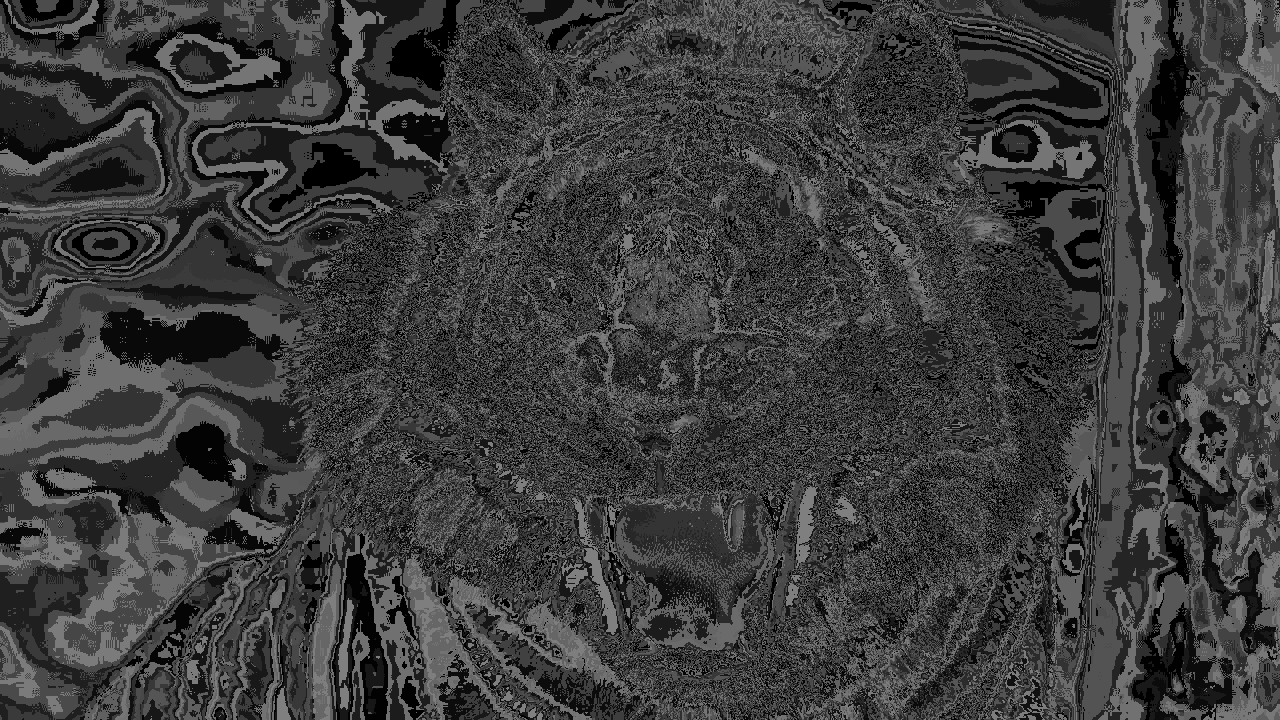
#> input picture Compressed-Tiger.png, 1280 x 720 px
$ python Img-Decompress-Tiger.py
#> lines starting #> are read from the running program, lines starting #| are printed output that depends on the picture
# -*- coding: utf-8 -*-

from skimage import io
import numpy as np

centers = np.load('Codebook-Tiger.npy')
#> (reads Codebook-Tiger.npy from the repository)

c_image = io.imread('Compressed-Tiger.png')
#> c_image is the input picture: shape (720, 1280); min 0, max 127, mean 60.4

image = np.zeros((c_image.shape[0],c_image.shape[1],3),dtype=np.uint8 )
for i in range(c_image.shape[0]):
    for j in range(c_image.shape[1]):
            image[i,j,:] = centers[c_image[i,j],:]
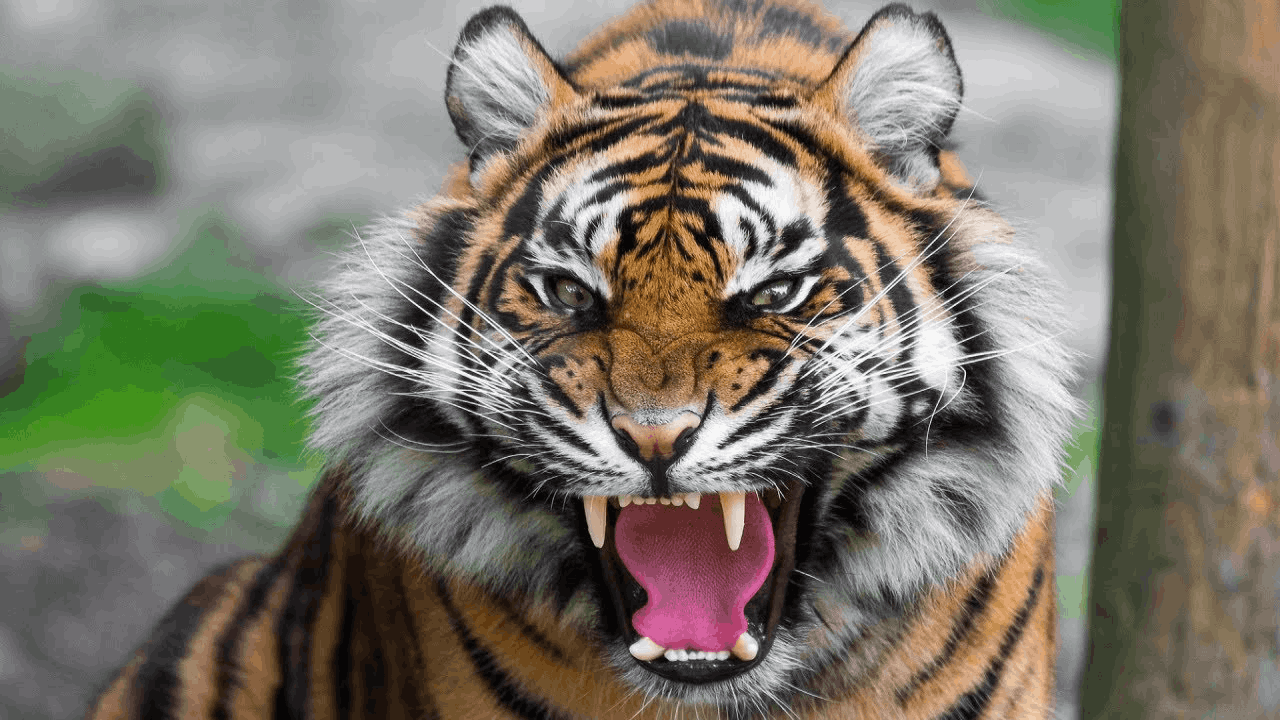
#> image: shape (720, 1280, 3); mean of channels 0, 1, 2 123, 118.4, 104.9; drawn as R, G, B

io.imsave('Reconstructed-Tiger.png',image);
io.imshow(image)
io.show()
